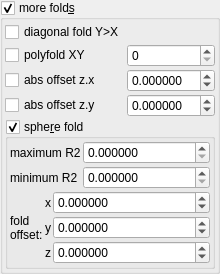
    <widget class="MyGroupBox" name="groupCheck_transf_function_enabled_false">
     <property name="toolTip">
      <string/>
     </property>
     <property name="title">
      <string>more fold&amp;s</string>
     </property>
     <property name="checkable">
      <bool>true</bool>
     </property>
     <layout class="QVBoxLayout" name="verticalLayout_33" stretch="0,0">
      <property name="spacing">
       <number>2</number>
      </property>
      <property name="leftMargin">
       <number>2</number>
      </property>
      <property name="topMargin">
       <number>2</number>
      </property>
      <property name="rightMargin">
       <number>2</number>
      </property>
      <property name="bottomMargin">
       <number>2</number>
      </property>
      <item>
       <layout class="QGridLayout" name="gridLayout_9" columnstretch="0,1">
        <property name="spacing">
         <number>2</number>
        </property>
        <item row="2" column="0">
         <widget class="MyCheckBox" name="checkBox_transf_function_enabledC_false">
          <property name="text">
           <string notr="true">abs offset z.x</string>
          </property>
         </widget>
        </item>
        <item row="2" column="1">
         <widget class="MyDoubleSpinBox" name="spinbox_transf_offsetC_0">
          <property name="enabled">
           <bool>true</bool>
          </property>
          <property name="sizePolicy">
           <sizepolicy hsizetype="Minimum" vsizetype="Maximum">
            <horstretch>0</horstretch>
            <verstretch>0</verstretch>
           </sizepolicy>
          </property>
          <property name="prefix">
           <string/>
          </property>
          <property name="suffix">
           <string/>
          </property>
          <property name="decimals">
           <number>6</number>
          </property>
          <property name="minimum">
           <double>-99.989999999999995</double>
          </property>
          <property name="maximum">
           <double>99.989999999999995</double>
          </property>
          <property name="singleStep">
           <double>0.100000000000000</double>
          </property>
         </widget>
        </item>
        <item row="1" column="0">
         <widget class="MyCheckBox" name="checkBox_transf_function_enabledP_false">
          <property name="font">
           <font>
            <weight>50</weight>
            <bold>false</bold>
           </font>
          </property>
          <property name="text">
           <string>polyfold XY</string>
          </property>
         </widget>
        </item>
        <item row="1" column="1">
         <widget class="MySpinBox" name="spinboxInt_transf_int_6">
          <property name="enabled">
           <bool>true</bool>
          </property>
          <property name="sizePolicy">
           <sizepolicy hsizetype="Minimum" vsizetype="Maximum">
            <horstretch>0</horstretch>
            <verstretch>0</verstretch>
           </sizepolicy>
          </property>
          <property name="maximum">
           <number>999</number>
          </property>
         </widget>
        </item>
        <item row="3" column="0">
         <widget class="MyCheckBox" name="checkBox_transf_function_enabledD_false">
          <property name="enabled">
           <bool>true</bool>
          </property>
          <property name="text">
           <string notr="true">abs offset z.y</string>
          </property>
         </widget>
        </item>
        <item row="3" column="1">
         <widget class="MyDoubleSpinBox" name="spinbox_transf_offsetD_0">
          <property name="enabled">
           <bool>true</bool>
          </property>
          <property name="sizePolicy">
           <sizepolicy hsizetype="Minimum" vsizetype="Maximum">
            <horstretch>0</horstretch>
            <verstretch>0</verstretch>
           </sizepolicy>
          </property>
          <property name="prefix">
           <string/>
          </property>
          <property name="suffix">
           <string/>
          </property>
          <property name="decimals">
           <number>6</number>
          </property>
          <property name="minimum">
           <double>-99.989999999999995</double>
          </property>
          <property name="maximum">
           <double>99.989999999999995</double>
          </property>
          <property name="singleStep">
           <double>0.100000000000000</double>
          </property>
         </widget>
        </item>
        <item row="0" column="0">
         <widget class="MyCheckBox" name="checkBox_transf_function_enabledCx_false">
          <property name="text">
           <string notr="true">diagonal fold Y&gt;X</string>
          </property>
         </widget>
        </item>
       </layout>
      </item>
      <item>
       <widget class="MyGroupBox" name="groupCheck_transf_function_enabledG_false">
        <property name="title">
         <string>sphe&amp;re fold</string>
        </property>
        <property name="checkable">
         <bool>true</bool>
        </property>
        <layout class="QVBoxLayout" name="verticalLayout_9" stretch="0,0">
         <property name="spacing">
          <number>2</number>
         </property>
         <property name="leftMargin">
          <number>2</number>
         </property>
         <property name="topMargin">
          <number>2</number>
         </property>
         <property name="rightMargin">
          <number>2</number>
         </property>
         <property name="bottomMargin">
          <number>2</number>
         </property>
         <item>
          <layout class="QGridLayout" name="gridLayout_2" columnstretch="0,1" columnminimumwidth="0,0">
           <item row="2" column="1">
            <widget class="MyDoubleSpinBox" name="spinbox_transf_minimum_radius_0">
             <property name="sizePolicy">
              <sizepolicy hsizetype="Minimum" vsizetype="Maximum">
               <horstretch>0</horstretch>
               <verstretch>0</verstretch>
              </sizepolicy>
             </property>
             <property name="prefix">
              <string/>
             </property>
             <property name="decimals">
              <number>6</number>
             </property>
             <property name="minimum">
              <double>0.000000000000000</double>
             </property>
             <property name="singleStep">
              <double>0.100000000000000</double>
             </property>
            </widget>
           </item>
           <item row="1" column="1">
            <widget class="MyDoubleSpinBox" name="spinbox_transf_maxR2_1">
             <property name="sizePolicy">
              <sizepolicy hsizetype="Minimum" vsizetype="Maximum">
               <horstretch>0</horstretch>
               <verstretch>0</verstretch>
              </sizepolicy>
             </property>
             <property name="prefix">
              <string/>
             </property>
             <property name="decimals">
              <number>6</number>
             </property>
             <property name="minimum">
              <double>0.000000000000000</double>
             </property>
             <property name="singleStep">
              <double>0.100000000000000</double>
             </property>
            </widget>
           </item>
           <item row="2" column="0">
            <widget class="QLabel" name="label_47">
             <property name="text">
              <string>minimum R2</string>
             </property>
            </widget>
           </item>
           <item row="1" column="0">
            <widget class="QLabel" name="label_18">
             <property name="text">
              <string>maximum R2</string>
             </property>
            </widget>
           </item>
          </layout>
         </item>
         <item>
          <layout class="QGridLayout" name="gridLayout_17" columnstretch="0,0,1">
           <property name="spacing">
            <number>2</number>
           </property>
           <item row="3" column="2">
            <widget class="MyDoubleSpinBox" name="spinbox3_mandelbox_offset_x">
             <property name="sizePolicy">
              <sizepolicy hsizetype="Minimum" vsizetype="Maximum">
               <horstretch>0</horstretch>
               <verstretch>0</verstretch>
              </sizepolicy>
             </property>
             <property name="prefix">
              <string/>
             </property>
             <property name="suffix">
              <string/>
             </property>
             <property name="decimals">
              <number>6</number>
             </property>
             <property name="minimum">
              <double>-99.989999999999995</double>
             </property>
             <property name="maximum">
              <double>99.989999999999995</double>
             </property>
             <property name="singleStep">
              <double>0.100000000000000</double>
             </property>
            </widget>
           </item>
           <item row="3" column="0" rowspan="3">
            <widget class="QLabel" name="label_20">
             <property name="text">
              <string>fold
offset:</string>
             </property>
            </widget>
           </item>
           <item row="4" column="1">
            <widget class="QLabel" name="label_117">
             <property name="sizePolicy">
              <sizepolicy hsizetype="Preferred" vsizetype="Preferred">
               <horstretch>0</horstretch>
               <verstretch>0</verstretch>
              </sizepolicy>
             </property>
             <property name="text">
              <string notr="true">y</string>
             </property>
             <property name="alignment">
              <set>Qt::AlignRight|Qt::AlignTrailing|Qt::AlignVCenter</set>
             </property>
            </widget>
           </item>
           <item row="5" column="1">
            <widget class="QLabel" name="label_118">
             <property name="sizePolicy">
              <sizepolicy hsizetype="Preferred" vsizetype="Preferred">
               <horstretch>0</horstretch>
               <verstretch>0</verstretch>
              </sizepolicy>
             </property>
             <property name="text">
              <string notr="true">z</string>
             </property>
             <property name="alignment">
              <set>Qt::AlignRight|Qt::AlignTrailing|Qt::AlignVCenter</set>
             </property>
            </widget>
           </item>
           <item row="3" column="1">
            <widget class="QLabel" name="label_119">
             <property name="sizePolicy">
              <sizepolicy hsizetype="Preferred" vsizetype="Preferred">
               <horstretch>0</horstretch>
               <verstretch>0</verstretch>
              </sizepolicy>
             </property>
             <property name="text">
              <string notr="true">x</string>
             </property>
             <property name="alignment">
              <set>Qt::AlignRight|Qt::AlignTrailing|Qt::AlignVCenter</set>
             </property>
            </widget>
           </item>
           <item row="4" column="2">
            <widget class="MyDoubleSpinBox" name="spinbox3_mandelbox_offset_y">
             <property name="sizePolicy">
              <sizepolicy hsizetype="Minimum" vsizetype="Maximum">
               <horstretch>0</horstretch>
               <verstretch>0</verstretch>
              </sizepolicy>
             </property>
             <property name="prefix">
              <string/>
             </property>
             <property name="suffix">
              <string/>
             </property>
             <property name="decimals">
              <number>6</number>
             </property>
             <property name="minimum">
              <double>-99.989999999999995</double>
             </property>
             <property name="maximum">
              <double>99.989999999999995</double>
             </property>
             <property name="singleStep">
              <double>0.100000000000000</double>
             </property>
            </widget>
           </item>
           <item row="5" column="2">
            <widget class="MyDoubleSpinBox" name="spinbox3_mandelbox_offset_z">
             <property name="sizePolicy">
              <sizepolicy hsizetype="Minimum" vsizetype="Maximum">
               <horstretch>0</horstretch>
               <verstretch>0</verstretch>
              </sizepolicy>
             </property>
             <property name="prefix">
              <string/>
             </property>
             <property name="suffix">
              <string/>
             </property>
             <property name="decimals">
              <number>6</number>
             </property>
             <property name="minimum">
              <double>-99.989999999999995</double>
             </property>
             <property name="maximum">
              <double>99.989999999999995</double>
             </property>
             <property name="singleStep">
              <double>0.100000000000000</double>
             </property>
            </widget>
           </item>
          </layout>
         </item>
        </layout>
       </widget>
      </item>
     </layout>
    </widget>
